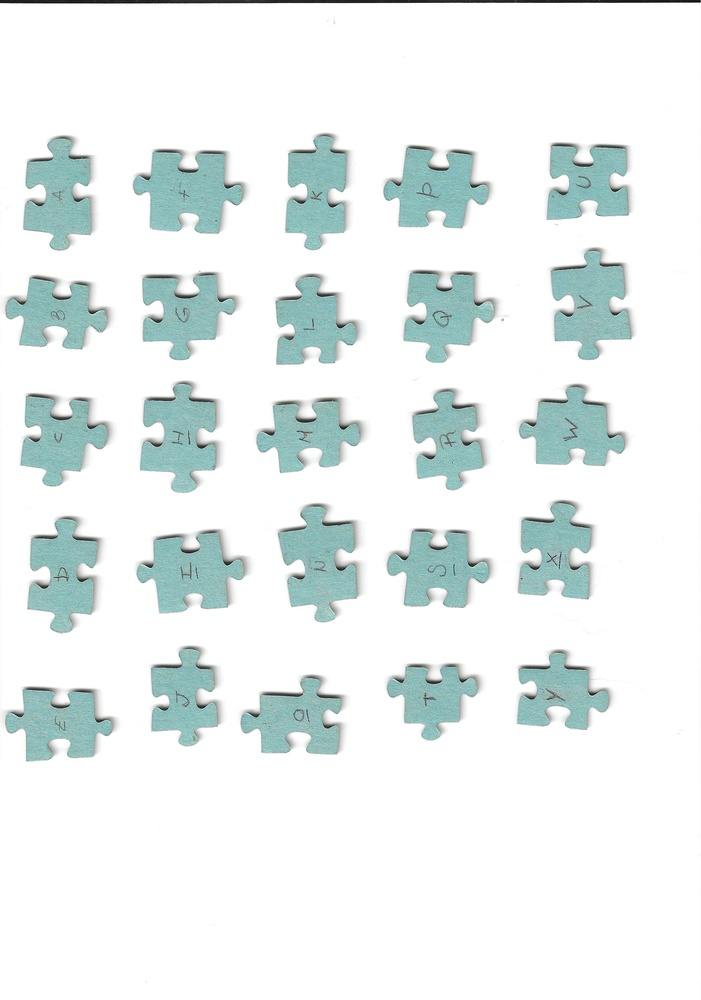
#> input picture fotos/scan_25/front.jpg, 701 x 1000 px, shrunk from 2480 x 3536 before the run; the run also reads 1 picture not shown here
$ jupyter execute --allow-errors concepto.ipynb   (shell and % lines are left out)
#> lines starting #> are read from the running program, lines starting #| are printed output that depends on the picture; after the words box and inside, x2 and y2 are one past the last pixel; in counts of white or black regions, pixels touching at a corner belong together
# Prueba de conceptos

En este vamos a hacer una pruenba con 2 imagenes (Una por delante y la otra por detras), para demostrar los conceptos que usaremos en la implementacion.

## vamos a importar las imagenes

[cell 1]
import cv2 as cv
import numpy as np
import matplotlib.pyplot as plt
import sklearn
import tqdm

[cell 2]
path = 'fotos/scan_25/'

front = cv.imread(path + 'front.jpg')
#> front is the input picture: shape (1000, 701, 3); mean B, G, R 239.1, 239.7, 232.5
front = cv.rotate( front, cv.ROTATE_90_CLOCKWISE )
#> front: shape (701, 1000, 3)
front = cv.copyMakeBorder(front, 30, 30, 30, 30, cv.BORDER_CONSTANT, value=[255, 255, 255])
#> front: shape (761, 1060, 3)

back = cv.imread(path + 'back.jpg')
back = cv.rotate( back, cv.ROTATE_90_CLOCKWISE )
back = cv.copyMakeBorder(back, 30, 30, 30, 30, cv.BORDER_CONSTANT, value=[255, 255, 255])

front_gray = cv.cvtColor(front, cv.COLOR_BGR2GRAY)
back_gray = cv.cvtColor(back, cv.COLOR_BGR2GRAY)

fig, axes = plt.subplots(1, 2, figsize=(20, 10))
axes[0].imshow(cv.cvtColor(front, cv.COLOR_BGR2RGB))
axes[0].set_title('Front Image')
axes[0].axis('off')
axes[1].imshow(cv.cvtColor(back, cv.COLOR_BGR2RGB))
axes[1].set_title('Back Image')
axes[1].axis('off')

## Segmentacion de las piezas

Como el fondo es banco uniforme, podemos usar un thresshold binario para segmentar las piezas del fondo, lo haremos con las piezas delanteras y traseras por separado.

[cell 3]
front_thresh = cv.threshold(front_gray, 250, 255, cv.THRESH_BINARY_INV)[1]
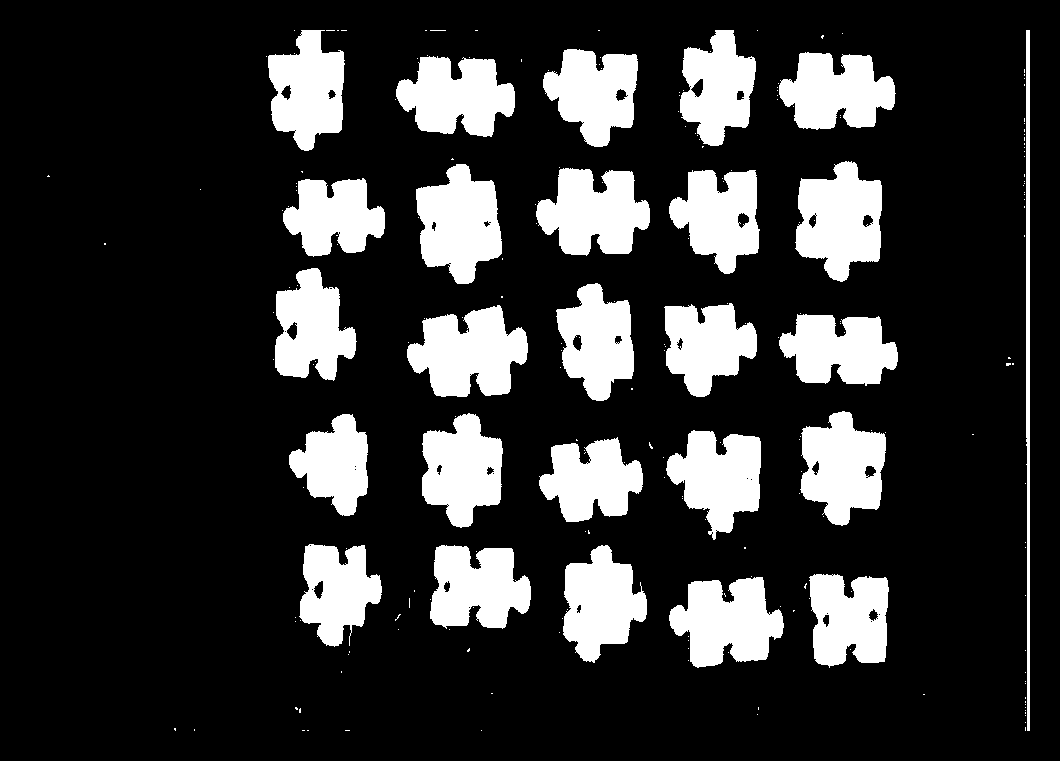
#> front_thresh: shape (761, 1060); 19.9% white; 226 white regions (200 under 20 px)
back_thresh = cv.threshold(back_gray, 250, 255, cv.THRESH_BINARY_INV)[1]

fig, ax = plt.subplots(1, 2)

plt.sca(ax[0])
plt.imshow(front_thresh, cmap='gray')
plt.axis('off')

front_contours , _ = cv.findContours(front_thresh, cv.RETR_EXTERNAL, cv.CHAIN_APPROX_SIMPLE)
#> front_contours = 224 contours, 198 with area under 20; largest, box (x1, y1, x2, y2) and area: (795, 161, 882, 282) 7251, (407, 305, 528, 397) 7236, (416, 164, 502, 284) 6958, (669, 577, 784, 668) 6764, (536, 168, 650, 256) 6693
front_contours = sorted(front_contours, key=cv.contourArea, reverse=True)[:25]
#> front_contours = 25 contours; largest, box (x1, y1, x2, y2) and area: (795, 161, 882, 282) 7251, (407, 305, 528, 397) 7236, (416, 164, 502, 284) 6958, (669, 577, 784, 668) 6764, (536, 168, 650, 256) 6693
front_segmented = front.copy()
contornos_in_original = cv.drawContours(front_segmented, front_contours, -1, (0, 255, 0), 3)
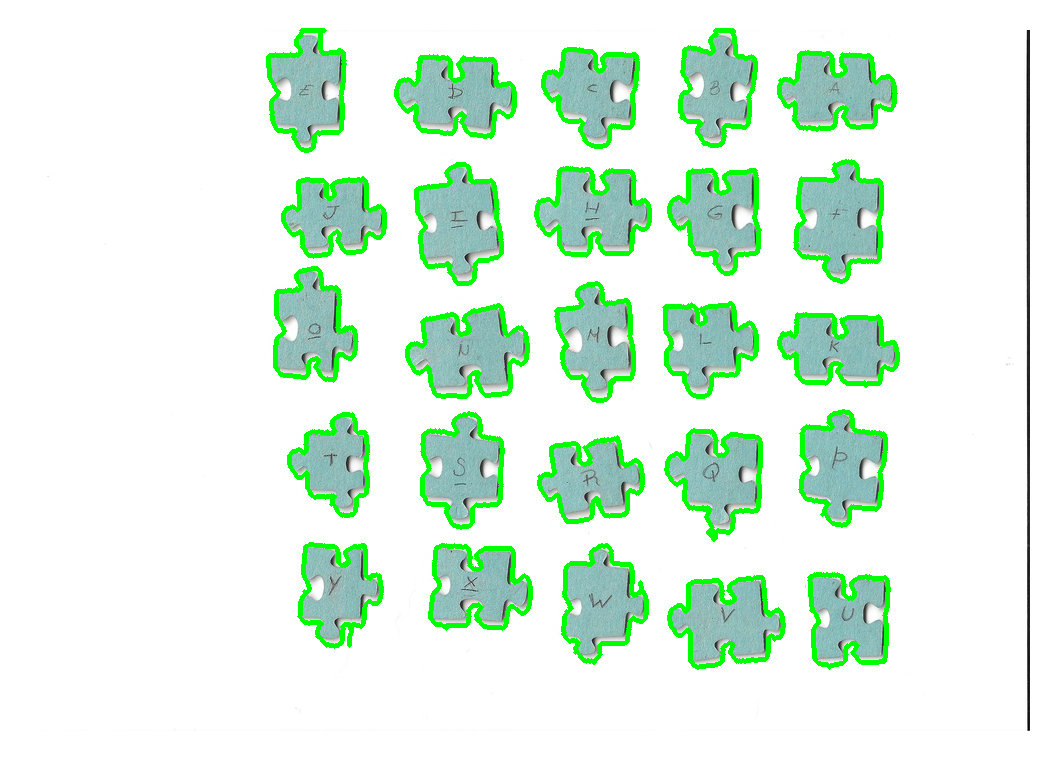
#> contornos_in_original: shape (761, 1060, 3); mean B, G, R 227.5, 243.1, 222

plt.sca(ax[1])
plt.imshow(contornos_in_original)
plt.axis('off')

fig, ax = plt.subplots(1, 2)

plt.sca(ax[0])
plt.imshow(front_thresh, cmap='gray')
plt.axis('off')

back_contours , _ = cv.findContours(back_thresh, cv.RETR_EXTERNAL, cv.CHAIN_APPROX_SIMPLE)
#> back_contours = 224 contours, 198 with area under 20; largest, box (x1, y1, x2, y2) and area: (795, 161, 882, 282) 7251, (407, 305, 528, 397) 7236, (416, 164, 502, 284) 6958, (669, 577, 784, 668) 6764, (536, 168, 650, 256) 6693
back_contours = sorted(back_contours, key=cv.contourArea, reverse=True)[:25]
#> back_contours has the same summary as front_contours
back_segmented = back.copy()
contornos_in_original = cv.drawContours(back_segmented, back_contours, -1, (0, 255, 0), 3)

plt.sca(ax[1])
plt.imshow(contornos_in_original)
plt.axis('off')
#> figure, not shown here; B, G, R data is drawn as R, G, B

Como queremos guardar una asociacion entre piezas deleanteras y traseras vamos a reordenar las piezas segun su posicion asumineto que en las fotos estan formando una cuadricula 5 x 5.

[cell 4]
def sort_contours(contours, imagen, ax = None):

    if ax != None:
        plt.sca(ax)
        plt.grid("off")

    ordered_contours = []


    centroids = np.array([np.mean(c.reshape(-1, 2), axis=0) for c in contours])
#> centroids = 25 pairs, first value 301.2 to 844.9, second value 86.11 to 621.6
    x_centroids = centroids[:, 0]
#> x_centroids = 25 values, max 844.9 at index 17, min 301.2 at index 9, mean 585.9
    y_centroids = centroids[:, 1]
#> y_centroids = 25 values, max 621.6 at index 3, min 86.11 at index 19, mean 344.4

    # Hacemos un clustering para agrupar las coordenadas en 5 grupos
    x_prediction = sklearn.cluster.KMeans(n_clusters=5, random_state=0).fit(x_centroids.reshape(-1, 1))
    y_prediction = sklearn.cluster.KMeans(n_clusters=5, random_state=0).fit(y_centroids.reshape(-1, 1))

    # ploteamos la regilla generada para comprobar que es correcta
    plt.imshow(imagen)


    for i in range(5):
        plt.axvline(x=np.mean(x_centroids[x_prediction.labels_ == i]), color='black', linestyle='--')
        plt.axhline(y=np.mean(y_centroids[y_prediction.labels_ == i]), color='black', linestyle='--')

    plt.scatter(x_centroids, y_centroids, c=y_prediction.labels_ * 5, cmap='tab20')

    plt.title('Clustering de centroides')
    plt.xlabel('Coordenada X')
    plt.ylabel('Coordenada Y')
    plt.grid()

    cluster_centers_x = sorted(list(enumerate(x_prediction.cluster_centers_.flatten())), key=lambda x: x[1])
#> cluster_centers_x = [(1, 323.8), (4, 461.7), (3, 592), (0, 714.9), (2, 837.2)]
    cluster_centers_y = sorted(list(enumerate(y_prediction.cluster_centers_.flatten())), key=lambda x: x[1])
#> cluster_centers_y = [(2, 91.21), (0, 217.4), (4, 340.3), (3, 468.7), (1, 604.4)]

    for i, y_center in cluster_centers_y:
        for j, x_center in cluster_centers_x:
            index = np.where((y_prediction.labels_ == i) & (x_prediction.labels_ == j))[0][0]
            centroid = centroids[index]
            ordered_contours.append(contours[index])
            plt.text(centroid[0], centroid[1], f'{len(ordered_contours)}', color='red', fontsize=12)
#> this loop made 5 passes
#> y_center on pass 4: 468.7
#> after the loop, ordered_contours has the same summary as front_contours outside sort_contours

    return ordered_contours

[cell 5]
fig, axes = plt.subplots(1, 2, figsize=(12, 6))
axes = axes.flatten()

front_contours = sort_contours(front_contours, front, ax=axes[0])
back_contours = sort_contours(back_contours, back, ax=axes[1])
#> the loop in sort_contours (call 2), `for i, y_center in cluster_centers_y:` made 5 passes
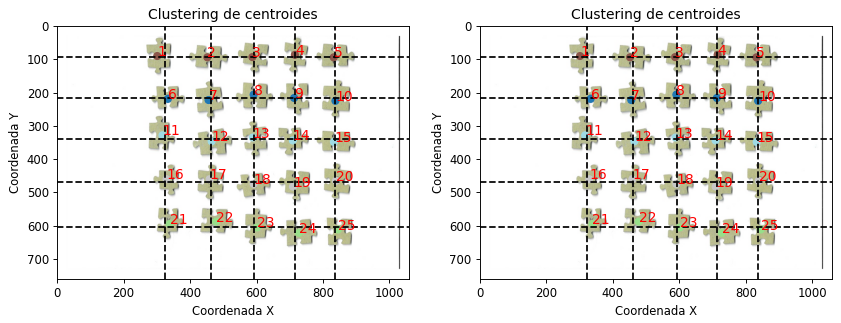
#> figure drawn by matplotlib, 2 panels; B, G, R data is drawn as R, G, B

comprobamos que ahora el orden nos crea una asociacion correcta entre piezas delanteras y traseras.

A continuacino generamos los ROIS

[cell 6]
front_rois = []

for contorno in front_contours:

    center = np.mean(contorno, axis=0).astype(int)
    max_x = np.max(contorno[:, 0, 0])
    min_x = np.min(contorno[:, 0, 0])
    max_y = np.max(contorno[:, 0, 1])
    min_y = np.min(contorno[:, 0, 1])

    pad = 20

    roi_front = front[min_y - pad:max_y + pad, min_x - pad:max_x + pad]
    front_rois.append(roi_front)
#> this loop made 25 passes
#> (center, max_x, min_x, max_y, min_y) on passes 1 to 12: ([[301, 89]], 344, 268, 150, 30), ([[451, 93]], 514, 396, 136, 56), ([[587, 92]], 637, 543, 146, 49), ([[715, 86]], 755, 680, 145, 30), ([[832, 93]], 895, 779, 129, 52), ([[333, 218]], 384, 283, 256, 178), ([[455, 222]], 501, 416, 283, 164), ([[591, 205]], 649, 536, 255, 168), ([[713, 215]], 759, 669, 273, 170), ([[837, 224]], 881, 795, 281, 161), ([[316, 328]], 356, 275, 380, 268), ([[464, 346]], 527, 407, 396, 305)
#> pass 3, `roi_front = front[min_y - pad:max_y + pad, min_x - pad:max_x + pad]`:
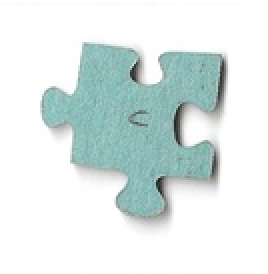
#> roi_front: shape (137, 134, 3) (shown 2 times larger); mean B, G, R 231.9, 233, 222.2
#> after the loop, front_rois = 25 items

back_rois = []

for contorno in back_contours:

    center = np.mean(contorno, axis=0).astype(int)
    max_x = np.max(contorno[:, 0, 0])
    min_x = np.min(contorno[:, 0, 0])
    max_y = np.max(contorno[:, 0, 1])
    min_y = np.min(contorno[:, 0, 1])

    pad = 20

    roi_back = back[min_y - pad:max_y + pad, min_x - pad:max_x + pad]
    back_rois.append(roi_back)
#> after the loop, back_rois = 25 items

Comprobamos que los ROIS son correctos

[cell 7]
import matplotlib.gridspec as gridspec


fig = plt.figure(figsize=(8, 4), facecolor='black')

outer_gs = gridspec.GridSpec(1, 2, wspace=0.05)

left_gs = gridspec.GridSpecFromSubplotSpec(
    5, 5, subplot_spec=outer_gs[0], wspace=0.02, hspace=0.02
)

for i in range(25):
    ax = fig.add_subplot(left_gs[i])
    ax.imshow(cv.cvtColor(front_rois[i], cv.COLOR_BGR2RGB))
    ax.axis('off')


right_gs = gridspec.GridSpecFromSubplotSpec(
    5, 5, subplot_spec=outer_gs[1], wspace=0.02, hspace=0.02
)

for i in range(25):
    ax = fig.add_subplot(right_gs[i])
    ax.imshow(cv.cvtColor(back_rois[i], cv.COLOR_BGR2RGB))
    ax.axis('off')

plt.show()

Una vez comprobado que los rois son correctos vamos a guardarlos enumerados en una carpeta.

[cell 8]
for i, roi in enumerate(front_rois):
    cv.imwrite(f'fotos/segmented_scan_25/front/{i:02d}.png', roi)
#> this loop made 25 passes

for i, roi in enumerate(back_rois):
    cv.imwrite(f'fotos/segmented_scan_25/back/{i:02d}.png', roi)

# Deteccion de aristas y esquinas

vamos a tomar una sola pieza (vista desde atras) para hacer la deteccion de aristas y esquinas.

[cell 9]
sample_piece = back_rois[0]
sample_piece_gray = cv.cvtColor(sample_piece, cv.COLOR_BGR2GRAY)

plt.imshow(cv.cvtColor(sample_piece, cv.COLOR_BGR2RGB))

## Grab Cut para segmentacion precisa

### Ajuste del margen.

haremos el rectangulo inicial con un thresholding muy basico ajustado pero asegurandolos de no cortar la pieza.

[cell 10]
mask = cv.threshold(sample_piece_gray, 200, 255, cv.THRESH_BINARY_INV)[1]
#> mask: shape (160, 116); 28.3% white; 1 white region, box (x1, y1, x2, y2) and area: (21, 25, 95, 135) 5246

minx = np.min(np.where(mask == 255)[1])
#> minx = 21
maxx = np.max(np.where(mask == 255)[1])
#> maxx = 94
miny = np.min(np.where(mask == 255)[0])
#> miny = 25
maxy = np.max(np.where(mask == 255)[0])
#> maxy = 134

rect = (minx, miny, maxx - minx, maxy - miny)
#> rect = (21, 25, 73, 109)

img = sample_piece.copy()
cv.rectangle(img, (minx, miny), (maxx, maxy), (0, 255, 0), 2)
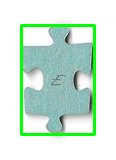
#> img: shape (160, 116, 3); mean B, G, R 217.8, 233.8, 208.3
plt.imshow(cv.cvtColor(img, cv.COLOR_BGR2RGB))

### matriz de planos.

mask

cv.GC_BGD, cv.GC_FGD, cv.GC_PR_BGD, cv.GC_PR_FGD, or simply pass 0,1,2,3 to image.

[cell 11]
mask_gc = np.zeros(sample_piece.shape[:2], np.uint8)
#> mask_gc: shape (160, 116); every value is 0

# Definir rectángulo inicial (dejando margen del borde)
#margin = 25
#rect = (margin, margin, sample_piece.shape[1] - 2*margin, sample_piece.shape[0] - 2*margin)

# Modelos temporales para GrabCut
bgd_model = np.zeros((1, 65), np.float64)
fgd_model = np.zeros((1, 65), np.float64)

# Ejecutar GrabCut con rectángulo inicial
cv.grabCut(sample_piece,
           mask_gc,
           rect,
           bgd_model,
           fgd_model,
           50,
           cv.GC_INIT_WITH_RECT)

# Crear máscara binaria (0,2 = fondo, 1,3 = primer plano)
mask_result = np.where((mask_gc == 2) | (mask_gc == 0), 0, 1).astype('uint8')
#> mask_result: shape (160, 116); values 0 (black) and 1 (white), 26.7% white; 1 white region

# Aplicar máscara a la imagen
result = sample_piece * mask_result[:, :, np.newaxis]

# Visualizar resultados
fig, axes = plt.subplots(1, 3, figsize=(15, 5))

axes[0].imshow(cv.cvtColor(sample_piece, cv.COLOR_BGR2RGB))
axes[0].set_title('Original')
axes[0].axis('off')

axes[1].imshow(mask_result, cmap='gray')
axes[1].set_title('Máscara GrabCut')
axes[1].axis('off')

axes[2].imshow(cv.cvtColor(result, cv.COLOR_BGR2RGB))
axes[2].set_title('Resultado')
axes[2].axis('off')

plt.tight_layout()
plt.show()
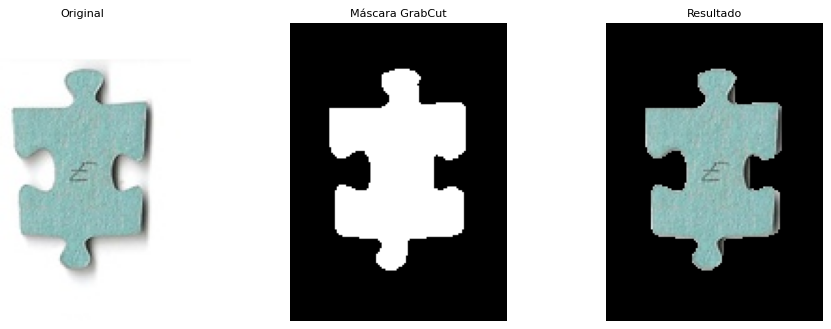
#> figure drawn by matplotlib, 3 panels

# Obtener contorno de la máscara
contours_gc, _ = cv.findContours(mask_result, cv.RETR_EXTERNAL, cv.CHAIN_APPROX_SIMPLE)
#> contours_gc = 1 contour; box (x1, y1, x2, y2) and area: (21, 25, 94, 133) 4760
best_contour_gc = max(contours_gc, key=cv.contourArea)
#> best_contour_gc = contour of 119 points, box (x1, y1, x2, y2) (21, 25, 94, 133), area 4760

# Dibujar contorno
img_contour = sample_piece.copy()
cv.drawContours(img_contour, [best_contour_gc], 0, (0, 255, 0), 2)
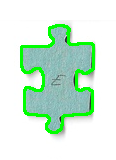
#> img_contour: shape (160, 116, 3); mean B, G, R 219, 238.1, 210.4

plt.figure(figsize=(8, 8))
plt.imshow(cv.cvtColor(img_contour, cv.COLOR_BGR2RGB))
plt.title('Contorno detectado con GrabCut')
plt.axis('off')
plt.show()

[cell 12]
def apply_grabcut(image):
    def get_rect():
        mask = cv.threshold(cv.cvtColor(image, cv.COLOR_BGR2GRAY), 200, 255, cv.THRESH_BINARY_INV)[1]
        minx = np.min(np.where(mask == 255)[1])
        maxx = np.max(np.where(mask == 255)[1])
        miny = np.min(np.where(mask == 255)[0])
        maxy = np.max(np.where(mask == 255)[0])
        margin = 5
        return (minx - margin, miny - margin, maxx - minx + 2 * margin, maxy - miny + 2 * margin)

    rect = get_rect()

    mask_gc = np.zeros(image.shape[:2], np.uint8)

    bgd_model = np.zeros((1, 65), np.float64)
    fgd_model = np.zeros((1, 65), np.float64)

    # Subir a 50?

    cv.grabCut(image,
               mask_gc,
               rect,
               bgd_model,
               fgd_model,
               30,
                cv.GC_INIT_WITH_RECT)

    mask_result = np.where((mask_gc == 2) | (mask_gc == 0), 0, 1).astype('uint8')
    contours = cv.findContours(mask_result, cv.RETR_EXTERNAL, cv.CHAIN_APPROX_SIMPLE)[0]
    best_contour = max(contours, key=cv.contourArea)

    return best_contour

[cell 13]
fig, axs = plt.subplots(5, 5, figsize=(12, 12))
axs = axs.flatten()

masks = []
contours = []

for i in range(25):
    contour = apply_grabcut(back_rois[i])
    img_contour = back_rois[i].copy()
    cv.drawContours(img_contour, [contour], 0, (0, 255, 0), 2)
    axs[i].imshow(cv.cvtColor(img_contour, cv.COLOR_BGR2RGB))
    axs[i].axis('off')

    mask = cv.drawContours(np.zeros(back_rois[i].shape[:2], dtype=np.uint8), [contour], -1, 255, thickness=-1)

    masks.append(mask)
    contours.append(contour)
#> this loop made 25 passes
#> rect in apply_grabcut on passes 1 to 12: (16, 20, 83, 119), (16, 16, 126, 83), (16, 16, 102, 100), (16, 20, 83, 114), (15, 16, 124, 79), (16, 18, 109, 104), (16, 17, 93, 120), (16, 17, 121, 88), (16, 17, 98, 105), (16, 17, 94, 122), (16, -5, 88, 135), (16, 18, 128, 91)
#> pass 1, in apply_grabcut, `mask_result = np.where((mask_gc == 2) | (mask_gc == 0), 0, 1).astype('..`:
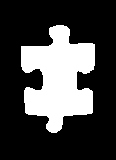
#> mask_result: shape (160, 116); values 0 (black) and 1 (white), 26.8% white; 1 white region, box (x1, y1, x2, y2) and area: (21, 25, 95, 133) 4981
#> after the loop:
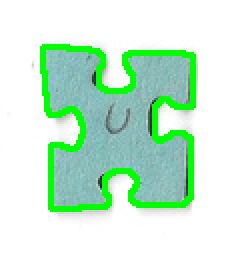
#> img_contour: shape (133, 119, 3) (shown 2 times larger); mean of channels 0, 1, 2 213.3, 236.7, 202.7; drawn as B, G, R
#> after the loop, contours = 25 contours; largest, box (x1, y1, x2, y2) and area: (21, 22, 105, 133) 5818, (21, 23, 139, 103) 5716, (21, 24, 133, 105) 5544, (21, 23, 104, 131) 5323, (21, 22, 131, 99) 5306; masks = 25 items

[cell 14]
plt.imshow(masks[0], cmap='gray')

[cell 15]
for i, mask in enumerate(masks):
    #guardar imagenes
    cv.imwrite(f'fotos/segmented_scan_25/back_contours/{i:02d}.png', mask)
#> this loop made 25 passes
#> pass 2, `cv.imwrite(f'fotos/segmented_scan_25/back_contours/{i:02d}.png', mask)`:
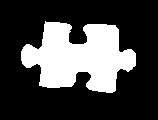
#> saved as 01.png: shape (120, 158); 27.5% white; 1 white region, box (x1, y1, x2, y2) and area: (21, 21, 136, 93) 5213

# Pruebas thressholding

#> (a cell that did not finish here is left out)

#> (a cell that did not finish here is left out)

#> (a cell that did not finish here is left out)

[cell 19]
criteria = (cv.TERM_CRITERIA_EPS + cv.TERM_CRITERIA_MAX_ITER, 10, 1.0)
#> criteria = (3, 10, 1)
#> (the rest of this cell did not finish here and is left out)
